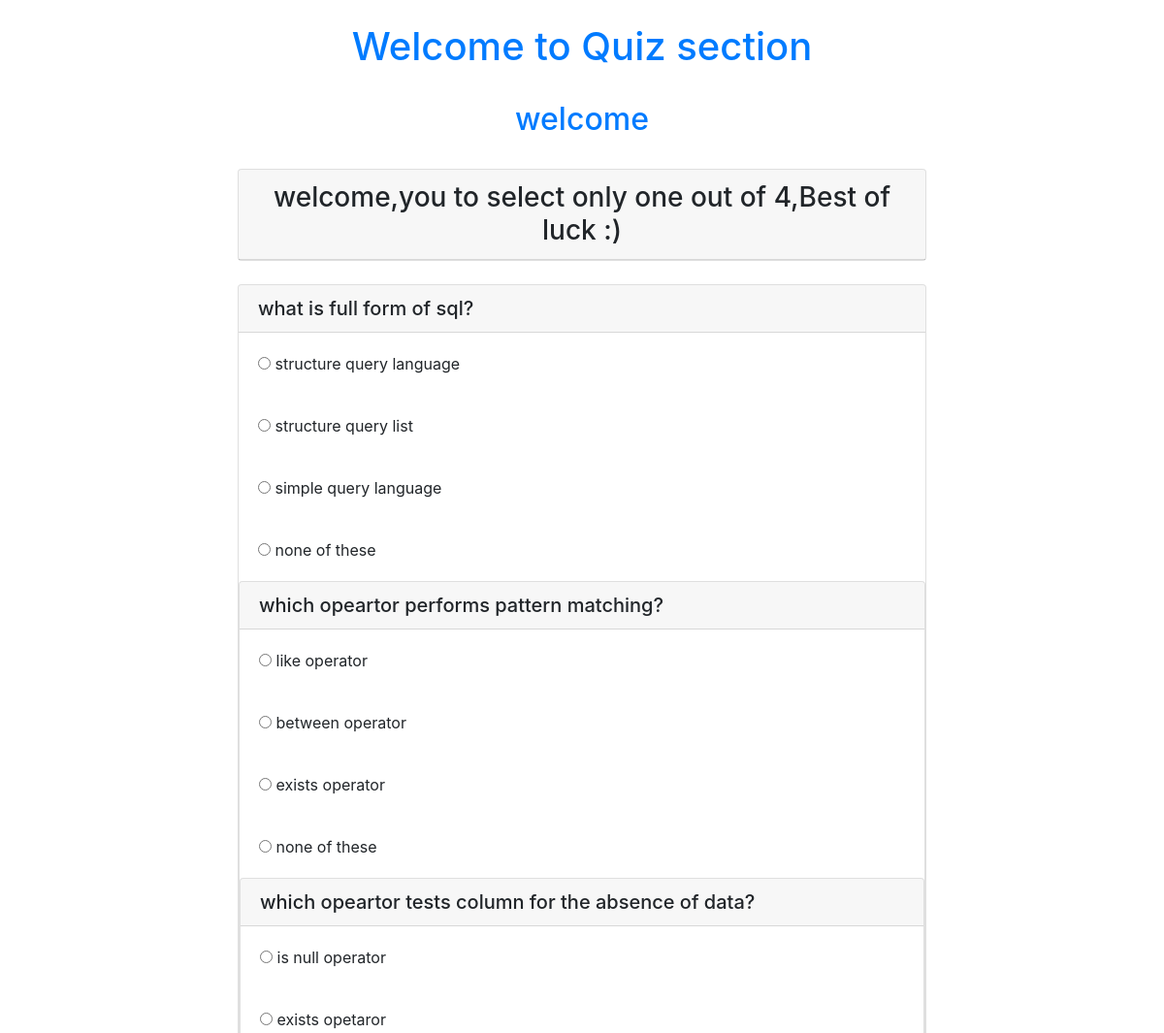
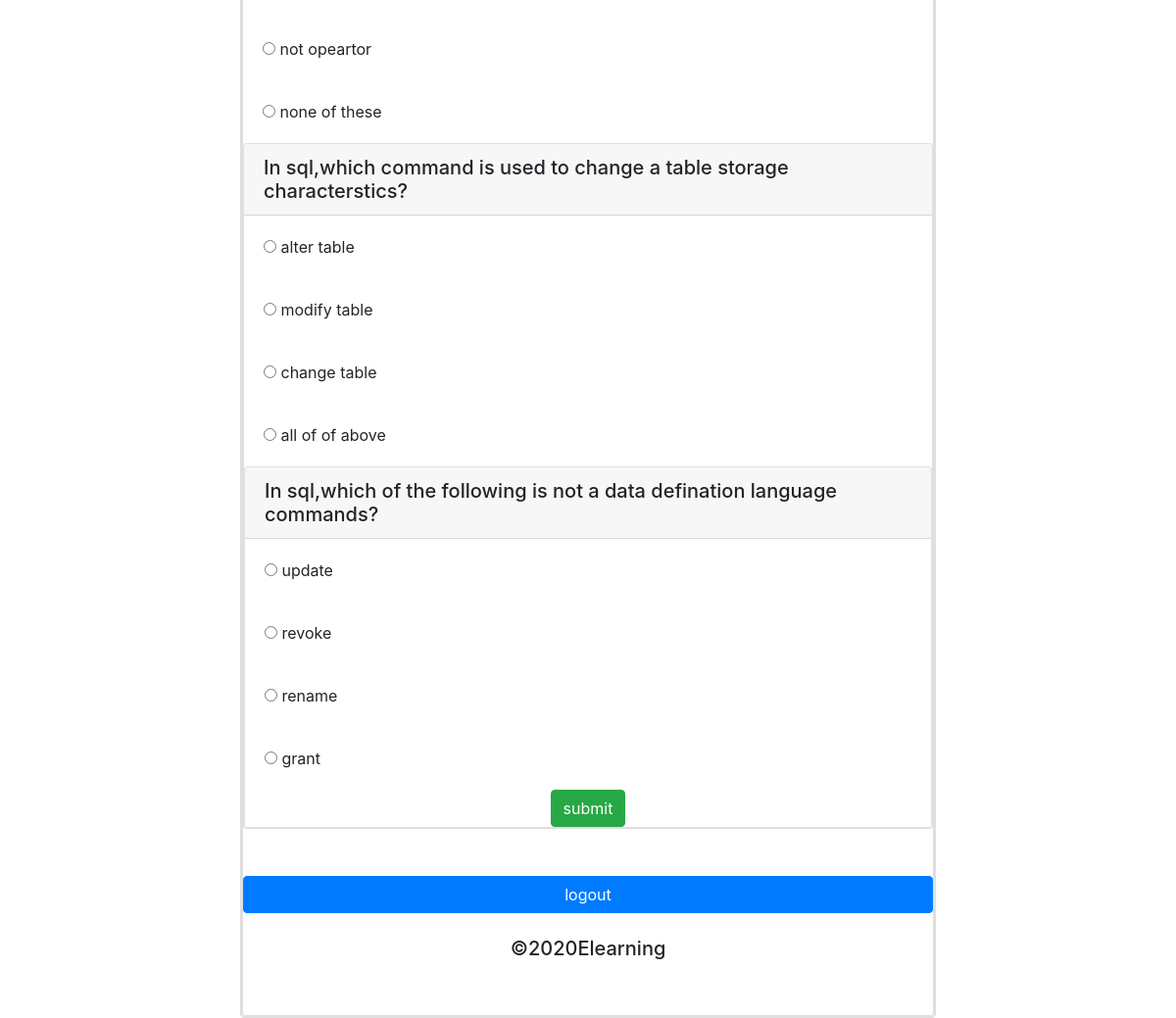
The app's page /quiz-4.php with its own data (2 pictures, top to bottom).
### tables this page shows
CREATE TABLE `questions` (
  `q_id` int(250) NOT NULL,
  `course_id` int(11) NOT NULL,
  `question` varchar(250) NOT NULL,
  `ans_id` int(250) NOT NULL
);

CREATE TABLE `answers` (
  `a_id` int(250) NOT NULL,
  `answer` varchar(250) NOT NULL,
  `ans_id` int(250) NOT NULL
);

### quiz-4.php (the view, shortened to what this page needs)
<!doctype html>
<html lang="en">
<head>
    <link rel="stylesheet" href="https://stackpath.bootstrapcdn.com/bootstrap/4.4.1/css/bootstrap.min.css"
>
</head>
<body>
    <div class="container">
        <br>
        <h1 class="text-center text-primary">Welcome to Quiz section</h1></br>
        <h2 class="text-center text-primary">welcome </h2><br>
        <div class="col-lg-8 m-auto d-block">
            <div class="card">
                <h3 class="text-center card-header">welcome,you to select only one out of 4,Best of luck :)</h3>
            </div><br>
            <form action="result-4.php" method="post">
                <?php
                for($i=16;$i<21;$i++)
                {
   $sql="SELECT * FROM `questions` WHERE q_id=$i";
   $query=mysqli_query($conn,$sql);
   while($rows=mysqli_fetch_array($query) ){
     ?>
                <div class="card">
                    <h5 class="card-header"><?php echo $rows['question']?> </h5>
                    <?php
    $sql="SELECT * FROM `answers` where ans_id=$i";
    $query=mysqli_query($conn,$sql);
    while($rows=mysqli_fetch_array($query) ){
     ?>
                    <div class="card-body">
                        <input type="radio" name="quizcheck[<?php echo $rows['ans_id'];?>]" value="<?php echo $rows['a_id'];?>">
                        <?php echo $rows['answer'];?>
                    </div>
                    <?php
    }
  }
}
   ?>
                    <input type="submit" name="submit" value="submit" class="btn btn-success m-auto d-block">
            </form>
        </div>
    </div><br><br>
    <div>
        <a href="logout.php" class="btn btn-primary m-auto d-block">logout<a>
    </div><br>
    <div>
    <h5 class="text-center">©2020Elearning</h5>
    </div><br><br>
</body>
</html>

### records on screen
questions: question "what is full form of sql?"
answers: answer "structure query language"
answers: answer "structure query list"
answers: answer "simple query language"
answers: answer "none of these"
questions: question "which opeartor performs pattern matching?"
answers: answer "like operator"
answers: answer "between operator"
answers: answer "exists operator"
answers: answer "none of these"
questions: question "which opeartor tests column for the absence of data?"
answers: answer "is null operator"
answers: answer "exists opetaror"
answers: answer "not opeartor"
answers: answer "none of these"
questions: question "In sql,which command is used to change a table storage characterstics?"
answers: answer "alter table"
answers: answer "modify table"
answers: answer "change table"
answers: answer "all of of above"
questions: question "In sql,which of the following is not a data defination language commands?"
answers: answer "update"
answers: answer "revoke"
answers: answer "rename"
answers: answer "grant"
